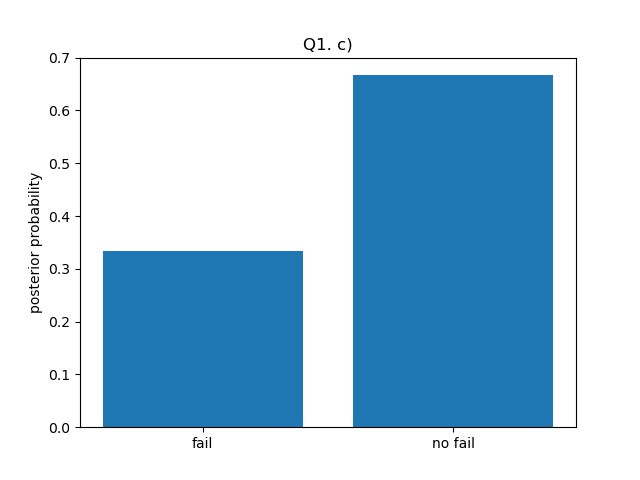

The Python source for this figure:
"""
For question 1. c)

Suppose that an unmanned rocket is being launched,
and that at the time of the launch a certain electronic component
is either functioning or not functioning.

In the control centre there is a warning light that is not completely reliable.
If the electronic component is not functioning,
the warning light goes on with probability 1/2;
if the component is functioning,
the warning light goes on with probability 1/3.

P(on|func) = 1/2
P(on|~func) = 1/3

At the time of launch, the operator looks at the light and must
decide whether to abort the launch.

If she aborts the launch when the component is functioning well,
she wastes $2M. If she doesn't abort the launch but the component has failed,
she wastes $5M.
If she aborts the launch when the component is malfunctioning,
or if she lets the launch proceed when the component is working normally,
there is no cost.

Suppose that the prior probability of the component failing is 2/5.
During launch the warning light doesn't go on.

From a costs standpoint, should she abort the mission or not?
Compute and compare the expected cost of launching
to the expected cost of aborting, given that the light didn't go on.
"""

from matplotlib import pyplot as plt
import pandas as pd

hypotheses = "fail", "no fail"
prior_probs = 2/5, 3/5
priors = pd.Series(prior_probs, hypotheses)

# probabilities that we see NO light in each case
likelihoods = 1/2, 1 - 1/3
normalization_factor = (priors * likelihoods).sum()

# probs of failure given NO light seen
posteriors = likelihoods * priors / normalization_factor

# launch cost = p(fail|light)cost(fail|light) + p(~fail|light)cost(~fail|light)
p_fail, p_nofail = posteriors
# the numbers come from the question statement, e.g. 5M for a failed launch
launch_cost = 5 * p_fail + 0 * p_nofail  # in millions
no_launch_cost = 0 * p_fail + 2 * p_nofail  # in millions

print(launch_cost, no_launch_cost)

# From a costs standpoint, should she abort the mission or not?
print("launch" if launch_cost < no_launch_cost else "no launch")

plt.title("Q1. c)")
plt.xlabel("")
plt.ylabel("posterior probability")
plt.bar(hypotheses, posteriors)
plt.savefig("q1_c.png")
